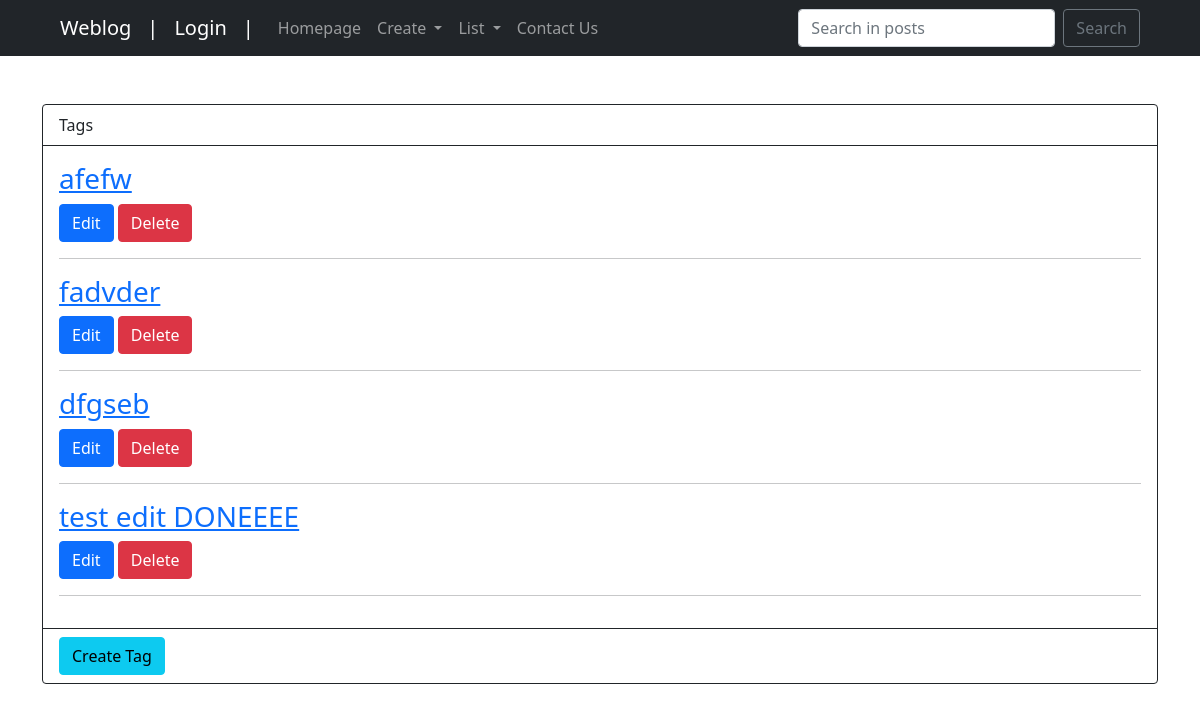
The page /weblog/tags/ on the database its author committed.
### weblog/models.py (models this page shows, shortened)
class Tag(models.Model):
    name = models.CharField(max_length=30)
    updated_on = models.DateTimeField(auto_now=True)

### weblog/views.py (the view)
# urls.py: path('tags/', TagList.as_view(), name='tag_list'),
class TagList(ListView):
    model = Tag
    template_name = 'weblog/tag/tag_list.html'

### weblog/templates/weblog/tag/tag_list.html (shortened to what this page needs)
{% extends 'weblog/index.html' %}{% load static %}
{% block content %}
    <div class="card border-dark mb-3">
        <div class="card-header bg-transparent border-dark">Tags</div>
        <div class="card-body">
            {% for tag in object_list %}
                <h3 class="card-title"><a href="{% url 'weblog:tag_detail' tag.id %}">{{tag.name}}<a/></h3>
                <a href="{% url 'weblog:tag_edit' id=tag.id %} " class="btn btn-primary" role="button">Edit</a>
                <a href="{% url 'weblog:tag_delete' id=tag.id %} " class="btn btn-danger" role="button">Delete</a>
                <hr/>
            {% endfor %}
        </div>
        <div class="card-footer bg-transparent border-dark">
            <a href="{% url 'weblog:tag_create' %}" class="btn btn-info" role="button">Create Tag</a>
        </div>
    </div>
{% endblock content %}

### rows shown on the page
Tag: name "afefw"
Tag: name "fadvder"
Tag: name "dfgseb"
Tag: name "test edit DONEEEE"
